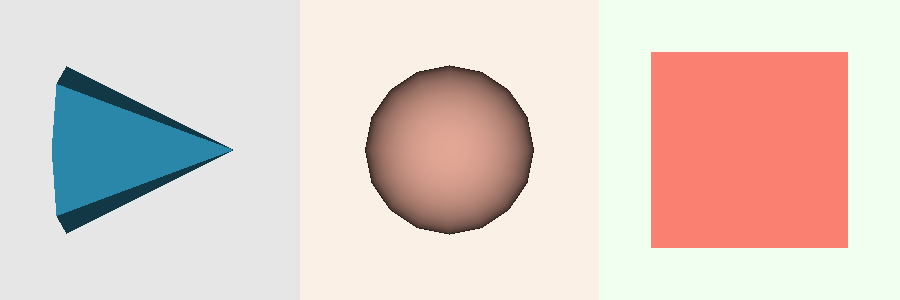

Recreate this plot in Python.
#!/usr/bin/env python

# Display a cone, sphere, and cube in three viewports within a single
# render window, each with a different background colour.

# Factory overrides: importing these modules registers the OpenGL rendering
# and interaction style implementations for vtkRenderingCore factory classes.
import vtkmodules.vtkInteractionStyle  # noqa: F401
import vtkmodules.vtkRenderingOpenGL2  # noqa: F401

# VTK pipeline classes used in this example
from vtkmodules.vtkFiltersSources import (
    vtkConeSource,
    vtkCubeSource,
    vtkSphereSource,
)
from vtkmodules.vtkRenderingCore import (
    vtkActor,
    vtkPolyDataMapper,
    vtkRenderWindow,
    vtkRenderWindowInteractor,
    vtkRenderer,
)

# Colors (normalized RGB)
peacock = (0.200, 0.631, 0.788)
salmon = (0.980, 0.502, 0.447)
melon = (0.890, 0.655, 0.584)
light_gray = (0.902, 0.902, 0.902)
linen = (0.980, 0.941, 0.902)
honeydew = (0.941, 1.0, 0.941)

# Source: cone
cone = vtkConeSource()
cone.SetResolution(8)

cone_mapper = vtkPolyDataMapper()
cone_mapper.SetInputConnection(cone.GetOutputPort())

cone_actor = vtkActor()
cone_actor.SetMapper(cone_mapper)
cone_actor.GetProperty().SetColor(peacock)

# Source: sphere
sphere = vtkSphereSource()
sphere.SetThetaResolution(16)
sphere.SetPhiResolution(16)

sphere_mapper = vtkPolyDataMapper()
sphere_mapper.SetInputConnection(sphere.GetOutputPort())

sphere_actor = vtkActor()
sphere_actor.SetMapper(sphere_mapper)
sphere_actor.GetProperty().SetColor(melon)

# Source: cube
cube = vtkCubeSource()

cube_mapper = vtkPolyDataMapper()
cube_mapper.SetInputConnection(cube.GetOutputPort())

cube_actor = vtkActor()
cube_actor.SetMapper(cube_mapper)
cube_actor.GetProperty().SetColor(salmon)

# Renderer: left third — cone
renderer_left = vtkRenderer()
renderer_left.AddActor(cone_actor)
renderer_left.SetBackground(light_gray)
renderer_left.SetViewport(0.0, 0.0, 0.333, 1.0)

# Renderer: centre third — sphere
renderer_centre = vtkRenderer()
renderer_centre.AddActor(sphere_actor)
renderer_centre.SetBackground(linen)
renderer_centre.SetViewport(0.333, 0.0, 0.666, 1.0)

# Renderer: right third — cube
renderer_right = vtkRenderer()
renderer_right.AddActor(cube_actor)
renderer_right.SetBackground(honeydew)
renderer_right.SetViewport(0.666, 0.0, 1.0, 1.0)

# Window: display the rendered scene
render_window = vtkRenderWindow()
render_window.AddRenderer(renderer_left)
render_window.AddRenderer(renderer_centre)
render_window.AddRenderer(renderer_right)
render_window.SetWindowName("model")
render_window.SetMultiSamples(0)
render_window.SetSize(900, 300)

# Interactor: handle mouse and keyboard events
interactor = vtkRenderWindowInteractor()
interactor.SetRenderWindow(render_window)

# Launch the interactive visualization
render_window.Render()
interactor.Start()
